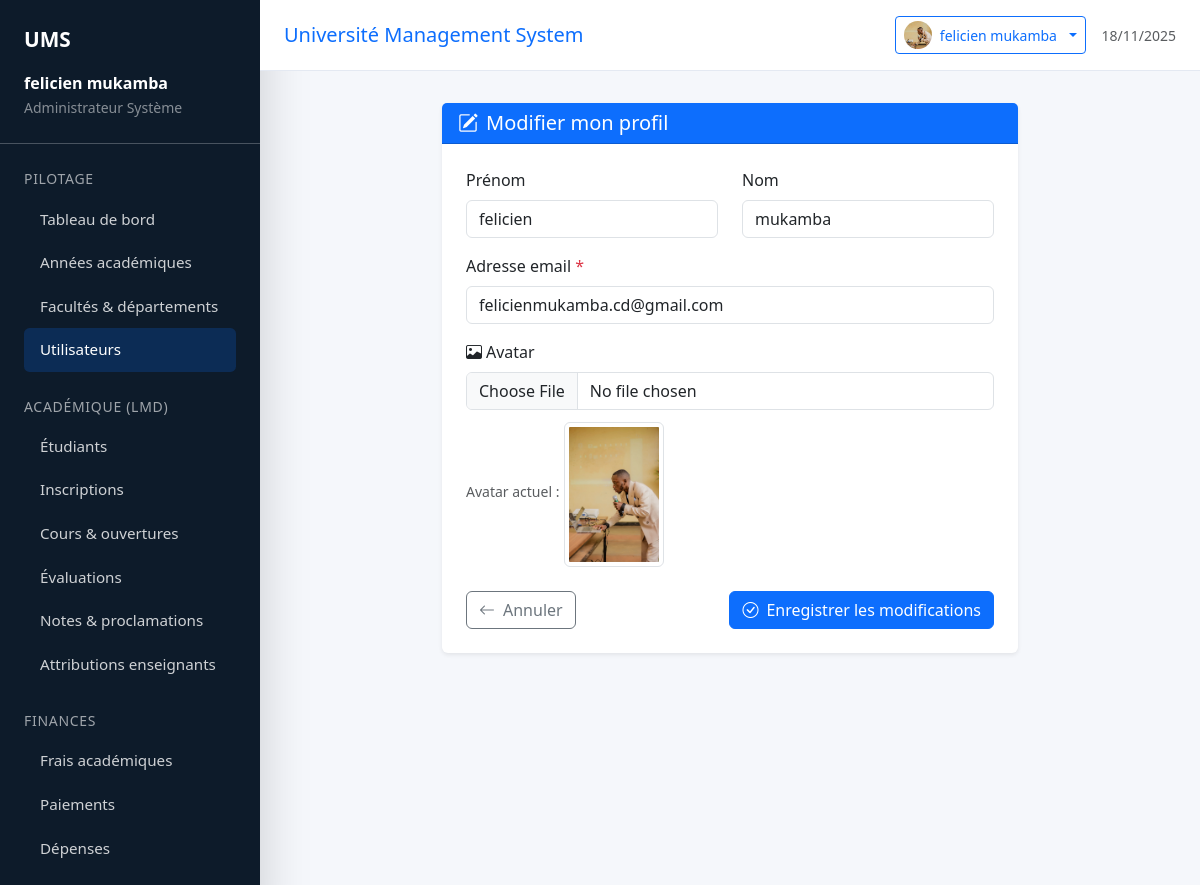
Screenshot of /users/profile/edit/ (signed in) with the database file from the repository.
### users/models.py (models this page shows, shortened)
class User(AbstractUser):
    ROLE_CHOICES = (
        ('ADMIN', 'Administrateur Système'),
        ('RECTORAT', 'Rectorat/Direction'),
        ('FINANCE', 'Service Financier'),
        ('ACADEMIC', 'Service Académique/Secrétariat'),
        ('PROFESSOR', 'Professeur/Enseignant'),
        ('STUDENT', 'Étudiant'),
        ('STAFF', 'Personnel Support'),
    )
    email = models.EmailField(_('Adresse email'), unique=True)
    first_name = models.CharField(_('Prénom'), max_length=150, blank=True)
    last_name = models.CharField(_('Nom'), max_length=150, blank=True)
    avatar = models.ImageField(
        _('Avatar'),
        upload_to='avatars/',
        null=True,
        blank=True
    )
    role = models.CharField(
        _('Rôle'),
        max_length=50,
        choices=ROLE_CHOICES,
        default='STUDENT'
    )
    username = models.CharField(
        _('Nom d\'utilisateur'),
        max_length=150,
        unique=True,
        blank=True,
        null=True,
    )
    objects = CustomUserManager()
    USERNAME_FIELD = 'email'
    REQUIRED_FIELDS = ['first_name', 'last_name', 'role']
    class Meta:
        verbose_name = _('utilisateur')
        verbose_name_plural = _('utilisateurs')
    def get_full_name(self):
        if self.first_name and self.last_name:
            return f"{self.first_name} {self.last_name}"
        return self.email
    def get_role_display(self):
        return dict(self.ROLE_CHOICES).get(self.role, self.role)

### users/views.py (the view, shortened to what this page needs)
# urls.py: path("profile/edit/", views.ProfileEditView.as_view(), name="profile_edit"),
class ProfileEditView(LoginRequiredMixin, View):
    template_name = "users/profile_edit.html"
    form_class = ProfileEditForm
    def get(self, request):
        form = self.form_class(instance=request.user)
        return render(request, self.template_name, {"form": form})

### users/forms.py
class ProfileEditForm(forms.ModelForm):
    class Meta:
        model = User
        fields = ("first_name", "last_name", "email", "avatar")
        widgets = {
            "first_name": forms.TextInput(attrs={
                "class": "form-control",
                "placeholder": "Prénom",
            }),
            "last_name": forms.TextInput(attrs={
                "class": "form-control",
                "placeholder": "Nom",
            }),
            "email": forms.EmailInput(attrs={
                "class": "form-control",
                "placeholder": "email@exemple.com",
            }),
            "avatar": forms.FileInput(attrs={
                "class": "form-control",
                "accept": "image/*",
            }),
        }

### templates/users/profile_edit.html (shortened to what this page needs)
{% extends "base.html" %}
{% block content %}
<div class="row justify-content-center">
    <div class="col-lg-8">
        <div class="card shadow-sm border-0">
            <div class="card-header bg-primary text-white">
                <h5 class="mb-0">
                    <i class="bi bi-pencil-square me-2"></i>Modifier mon profil
                </h5>
            </div>
            <div class="card-body p-4">
                <form method="post" enctype="multipart/form-data">
                    <div class="row mb-3">
                        <div class="col-md-6">
                            <label for="{{ form.first_name.id_for_label }}" class="form-label">
                                {{ form.first_name.label }}
                            </label>
                            {{ form.first_name }}
                        </div>
                        <div class="col-md-6">
                            <label for="{{ form.last_name.id_for_label }}" class="form-label">
                                {{ form.last_name.label }}
                            </label>
                            {{ form.last_name }}
                        </div>
                    </div>
                    <div class="mb-3">
                        <label for="{{ form.email.id_for_label }}" class="form-label">
                            {{ form.email.label }}
                            {% if form.email.field.required %}<span class="text-danger">*</span>{% endif %}
                        </label>
                        {{ form.email }}
                    </div>
                    <div class="mb-4">
                        <label for="{{ form.avatar.id_for_label }}" class="form-label">
                            <i class="bi bi-image me-1"></i>{{ form.avatar.label }}
                        </label>
                        {{ form.avatar }}
                        {% if user.avatar %}
                            <div class="mt-2">
                                <small class="text-muted">Avatar actuel :</small>
                                <img src="{{ user.avatar.url }}" alt="Avatar actuel" class="img-thumbnail mt-1" style="max-width: 100px;">
                            </div>
                        {% endif %}
                    </div>
                    <div class="d-flex justify-content-between">
                        <a href="{% url 'users:profile' %}" class="btn btn-outline-secondary">
                            <i class="bi bi-arrow-left me-2"></i>Annuler
                        </a>
                        <button type="submit" class="btn btn-primary">
                            <i class="bi bi-check-circle me-2"></i>Enregistrer les modifications
                        </button>
                    </div>
                </form>
            </div>
        </div>
    </div>
</div>
{% endblock %}

### templates/base.html (shortened to what this page needs)
{% load static %}
{% load core_tags students_tags courses_tags enrollment_tags fees_tags payments_tags expenses_tags grades_tags staff_tags assessments_tags users_tags %}
<!DOCTYPE html>
<html lang="fr">
<head>
    <link href="https://cdn.jsdelivr.net/npm/bootstrap@5.3.3/dist/css/bootstrap.min.css" rel="stylesheet">
    <link rel="stylesheet" href="https://cdn.jsdelivr.net/npm/bootstrap-icons@1.11.0/font/bootstrap-icons.css">
</head>
<body class="sidebar-collapsed">
    <div class="layout">
        <aside class="sidebar shadow-lg text-white">
            <div class="p-4 border-bottom border-light border-opacity-25">
                <div class="brand d-flex align-items-center justify-content-between">
                    <a href="{% url 'core:dashboard' %}" class="text-white text-decoration-none">UMS</a>
                </div>
                <div class="mt-3">
                    <p class="mb-0 fw-semibold">{{ request.user.get_full_name|default:request.user.email }}</p>
                    <small class="text-white-50">{{ request.user.get_role_display|default:"Profil" }}</small>
                </div>
            </div>
            <div class="p-4 flex-grow-1 overflow-auto sidebar-nav">
                <div class="sidebar-section">
                    <small class="d-block mb-2">Pilotage</small>
                    <a href="{% url 'core:dashboard' %}" class="{% if request.path == '/' %}active{% endif %}">Tableau de bord</a>
                    <a href="{% url 'core:academic_year_list' %}" class="{% if 'academic-years' in request.path %}active{% endif %}">Années académiques</a>
                    <a href="{% url 'core:faculty_list' %}" class="{% if 'facult' in request.path %}active{% endif %}">Facultés & départements</a>
                    <a href="{% url 'users:user_list' %}" class="{% if 'users' in request.path %}active{% endif %}">Utilisateurs</a>
                </div>
                <div class="sidebar-section">
                    <small class="d-block mb-2">Académique (LMD)</small>
                    <a href="{% url 'students:student_list' %}" class="{% if 'students' in request.path %}active{% endif %}">Étudiants</a>
                    <a href="{% url 'enrollment:enrollment_list' %}" class="{% if 'enrollment' in request.path %}active{% endif %}">Inscriptions</a>
                    <a href="{% url 'courses:course_list' %}" class="{% if 'courses' in request.path %}active{% endif %}">Cours & ouvertures</a>
                    <a href="{% url 'assessments:type_list' %}" class="{% if 'assessments' in request.path %}active{% endif %}">Évaluations</a>
                    <a href="{% url 'grades:grade_list' %}" class="{% if 'grades' in request.path %}active{% endif %}">Notes & proclamations</a>
                    <a href="{% url 'staff:assignment_list' %}" class="{% if 'staff' in request.path %}active{% endif %}">Attributions enseignants</a>
                </div>
                <div class="sidebar-section">
                    <small class="d-block mb-2">Finances</small>
                    <a href="{% url 'fees:academic_fee_list' %}" class="{% if 'fees' in request.path %}active{% endif %}">Frais académiques</a>
                    <a href="{% url 'payments:payment_list' %}" class="{% if 'payments' in request.path %}active{% endif %}">Paiements</a>
                    <a href="{% url 'expenses:expense_list' %}" class="{% if 'expenses' in request.path %}active{% endif %}">Dépenses</a>
                </div>
            </div>
        </aside>
        <div class="main">
            <header class="topbar d-flex align-items-center justify-content-between">
                <div class="d-flex align-items-center gap-3">
                    {% block page_heading %}
                        {% if page_title %}
                            <h1 class="h5 mb-0 text-primary">{{ page_title }}</h1>
                        {% else %}
                            <h1 class="h5 mb-0 text-primary">Université Management System</h1>
                        {% endif %}
                    {% endblock %}
                </div>
                <div class="d-flex align-items-center gap-3">
                    {% if user.is_authenticated %}
                        <div class="dropdown">
                            <button class="btn btn-outline-primary btn-sm dropdown-toggle d-flex align-items-center gap-2" type="button" id="userMenu" data-bs-toggle="dropdown" aria-expanded="false">
                                {% if user.avatar %}
                                    <img src="{{ user.avatar.url }}" alt="Avatar" class="rounded-circle" style="width: 28px; height: 28px; object-fit: cover;">
                                {% else %}
                                    <i class="bi bi-person-circle"></i>
                                {% endif %}
                                <span class="d-none d-md-inline">{{ user.get_full_name|default:user.email|truncatechars:20 }}</span>
                            </button>
                        </div>
                    {% else %}
                        <a href="{% url 'users:login' %}" class="btn btn-primary btn-sm">
                            <i class="bi bi-box-arrow-in-right me-1"></i>Connexion
                        </a>
                    {% endif %}
                    <div class="text-muted small text-end d-none d-md-block">
                        <div>{% now "d/m/Y" %}</div>
                    </div>
                </div>
            </header>
            <main class="content">
                {% block content %}{% endblock %}
            </main>
        </div>
    </div>
</body>
</html>

### templates/base.html (style rules this page uses)
body { min-height: 100vh; background-color: #f5f7fb; }
.layout { display: flex; min-height: 100vh; }
.sidebar { width: 260px; background: #0d1b2a; color: #fff; display: flex; flex-direction: column; transition: transform .3s ease; }
.sidebar .brand { font-weight: 600; font-size: 1.3rem; }
.sidebar a { color: rgba(255,255,255,.8); text-decoration: none; }
.sidebar a.active, .sidebar a:hover { color: #fff; }
.sidebar-nav a { padding: .65rem 1rem; border-radius: .35rem; display: block; font-size: .95rem; }
.sidebar-nav a.active, .sidebar-nav a:hover { background: rgba(13,110,253,.2); }
.sidebar-section { margin-bottom: 1.5rem; }
.sidebar-section small { text-transform: uppercase; opacity: .6; letter-spacing: .05em; }
.main { flex: 1; display: flex; flex-direction: column; }
.topbar { background: #fff; border-bottom: 1px solid #e4e9f2; padding: 1rem 1.5rem; }
.content { flex: 1; padding: 2rem; }

### rows the page displays
User: user.get_full_name "felicien mukamba", user.role "Administrateur Système", avatar (picture), get_full_name "felicien mukamba", first_name "felicien", last_name "mukamba", email "felicienmukamba.cd@gmail.com"
